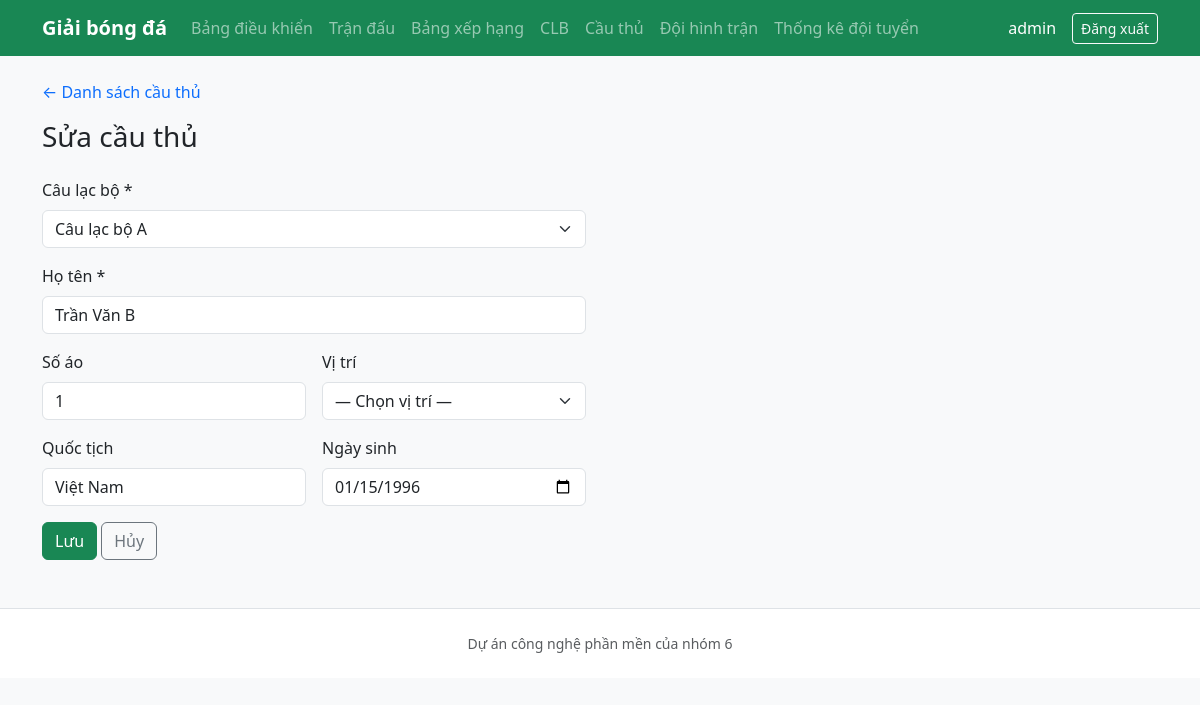
/admin/player_form.php?id=2 (signed in), run on the app's committed database.
### tables this page shows
CREATE TABLE Player (
    PlayerId      INT AUTO_INCREMENT PRIMARY KEY,
    ClubId        INT NOT NULL,
    FullName      VARCHAR(128) NOT NULL,
    Position      VARCHAR(32) NULL,
    ShirtNumber   TINYINT UNSIGNED NULL,
    Nationality   VARCHAR(64) NULL,
    DateOfBirth   DATE NULL,
    CONSTRAINT fk_player_club FOREIGN KEY (ClubId) REFERENCES Club(ClubId) ON DELETE CASCADE
);

CREATE TABLE Club (
    ClubId        INT AUTO_INCREMENT PRIMARY KEY,
    Name          VARCHAR(128) NOT NULL,
    ShortName     VARCHAR(16) NULL,
    Stadium       VARCHAR(256) NULL,
    FoundedYear   SMALLINT NULL,
    LogoUrl       VARCHAR(512) NULL
);

### admin/player_form.php (the view, shortened to what this page needs)
<?php
$pdo = getPdo();
$clubs = $pdo->query('SELECT ClubId, Name FROM `Club` ORDER BY Name')->fetchAll();
$id = isset($_GET['id']) ? (int) $_GET['id'] : 0;
$player = null;
if ($id > 0) {
    $st = $pdo->prepare('SELECT * FROM `Player` WHERE PlayerId = ?');
    $st->execute([$id]);
    $player = $st->fetch();
}
$positionOptions = [
    '' => '— Chọn vị trí —',
    'GK' => 'GK - Thủ môn',
    'SW' => 'SW - Hậu vệ quét',
    'LB' => 'LB - Hậu vệ trái',
    'LCB' => 'LCB - Trung vệ trái',
    'CB' => 'CB - Trung vệ',
    'RCB' => 'RCB - Trung vệ phải',
    'RB' => 'RB - Hậu vệ phải',
    'LWB' => 'LWB - Chạy cánh trái',
    'RWB' => 'RWB - Chạy cánh phải',
    'LDM' => 'LDM - Tiền vệ trụ trái',
    'CDM' => 'CDM - Tiền vệ trụ',
    'RDM' => 'RDM - Tiền vệ trụ phải',
    'LM' => 'LM - Tiền vệ trái',
    'LCM' => 'LCM - Tiền vệ trung tâm trái',
    'CM' => 'CM - Tiền vệ trung tâm',
    'RCM' => 'RCM - Tiền vệ trung tâm phải',
    'RM' => 'RM - Tiền vệ phải',
    'LAM' => 'LAM - Hộ công trái',
    'CAM' => 'CAM - Hộ công',
    'RAM' => 'RAM - Hộ công phải',
    'LW' => 'LW - Tiền đạo cánh trái',
    'LF' => 'LF - Tiền đạo trái',
    'CF' => 'CF - Tiền đạo trung tâm',
    'RF' => 'RF - Tiền đạo phải',
    'RW' => 'RW - Tiền đạo cánh phải',
    'LS' => 'LS - Tiền đạo trái',
    'ST' => 'ST - Tiền đạo cắm',
    'RS' => 'RS - Tiền đạo phải',
];
$clubSel = $player ? (int) $player['ClubId'] : (int) ($_POST['club_id'] ?? 0);
require_once dirname(__DIR__) . '/includes/header.php';
?>
<div class="mb-3"><a href="players.php" class="text-decoration-none">← Danh sách cầu thủ</a></div>
<h1 class="h3 mb-4"><?= $id > 0 ? 'Sửa cầu thủ' : 'Thêm cầu thủ' ?></h1>
<form method="post" class="row g-3" style="max-width: 560px;">
    <div class="col-12">
        <label class="form-label" for="club_id">Câu lạc bộ *</label>
        <select name="club_id" id="club_id" class="form-select" required>
            <?php foreach ($clubs as $c): ?>
                <option value="<?= (int) $c['ClubId'] ?>" <?= $clubSel === (int) $c['ClubId'] ? 'selected' : '' ?>><?= htmlspecialchars((string) $c['Name'], ENT_QUOTES, 'UTF-8') ?></option>
            <?php endforeach; ?>
        </select>
    </div>
    <div class="col-12">
        <label class="form-label" for="full_name">Họ tên *</label>
        <input type="text" name="full_name" id="full_name" class="form-control" required value="<?= htmlspecialchars((string) ($player['FullName'] ?? $_POST['full_name'] ?? ''), ENT_QUOTES, 'UTF-8') ?>">
    </div>
    <div class="col-md-6">
        <label class="form-label" for="shirt_number">Số áo</label>
        <input type="number" name="shirt_number" id="shirt_number" class="form-control" min="0" max="99" value="<?= $player && $player['ShirtNumber'] !== null ? (int) $player['ShirtNumber'] : ($_POST['shirt_number'] ?? '') ?>">
    </div>
    <div class="col-md-6">
        <label class="form-label" for="position">Vị trí</label>
        <select name="position" id="position" class="form-select">
            <?php $selectedPosition = (string) ($player['Position'] ?? $_POST['position'] ?? ''); ?>
            <?php foreach ($positionOptions as $value => $label): ?>
                <option value="<?= htmlspecialchars($value, ENT_QUOTES, 'UTF-8') ?>" <?= $selectedPosition === $value ? 'selected' : '' ?>><?= htmlspecialchars($label, ENT_QUOTES, 'UTF-8') ?></option>
            <?php endforeach; ?>
        </select>
    </div>
    <div class="col-md-6">
        <label class="form-label" for="nationality">Quốc tịch</label>
        <input type="text" name="nationality" id="nationality" class="form-control" value="<?= htmlspecialchars((string) ($player['Nationality'] ?? $_POST['nationality'] ?? ''), ENT_QUOTES, 'UTF-8') ?>">
    </div>
    <div class="col-md-6">
        <label class="form-label" for="date_of_birth">Ngày sinh</label>
        <input type="date" name="date_of_birth" id="date_of_birth" class="form-control" value="<?= !empty($player['DateOfBirth']) ? htmlspecialchars(substr((string) $player['DateOfBirth'], 0, 10), ENT_QUOTES, 'UTF-8') : ($_POST['date_of_birth'] ?? '') ?>">
    </div>
    <div class="col-12">
        <button type="submit" class="btn btn-success">Lưu</button>
        <a href="players.php" class="btn btn-outline-secondary">Hủy</a>
    </div>
</form>
<?php require_once dirname(__DIR__) . '/includes/footer.php'; ?>

### data on the page
player: club_id "Câu lạc bộ A", full_name "Trần Văn B", shirt_number "1", nationality "Việt Nam", date_of_birth "01/15/1996"

### other printed values
$_SESSION['admin_username'] "admin"
form field position "— Chọn vị trí —"
